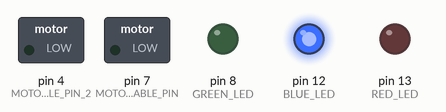
Simulated run of this sketch. Board: Arduino Uno, built with avr-gcc and run on an emulated ATmega328P. Parts: switched loads named in the sketch (green lamp = pin HIGH), output pins drawn as LEDs (lit = HIGH).

Above: at 0.5 s.
At 2.5 s:
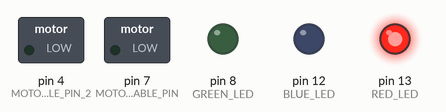
At 4.5 s:
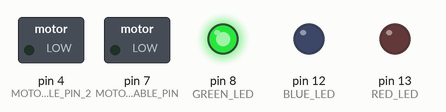
At 8.5 s:
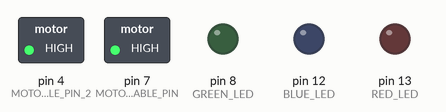
At 12.0 s:
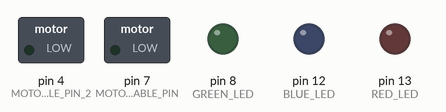
Timing chart, 0 to 16.9 s (numbered marks = the images above):
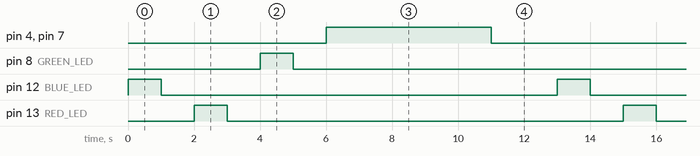

The sketch:

main.ino
```cpp
const int BLUE_LED = 12;
const int GREEN_LED = 8;
const int RED_LED = 13;
const int MOTOR_ENABLE_PIN = 7;
const int MOTOR_ENABLE_PIN_2 = 4;

void setup() {
  // put your setup code here, to run once:
  pinMode(BLUE_LED, OUTPUT);
  pinMode(GREEN_LED, OUTPUT);
  pinMode(RED_LED, OUTPUT);
  pinMode(MOTOR_ENABLE_PIN, OUTPUT);
  pinMode(MOTOR_ENABLE_PIN_2, OUTPUT);
}

void loop() {
  // put your main code here, to run repeatedly:
  digitalWrite(BLUE_LED, HIGH);
  delay(1000);
  digitalWrite(BLUE_LED, LOW);
  delay(1000);
  digitalWrite(RED_LED, HIGH);
  delay(1000);
  digitalWrite(RED_LED, LOW);
  delay(1000);
  digitalWrite(GREEN_LED, HIGH);
  delay(1000);
  digitalWrite(GREEN_LED, LOW);
  delay(1000);
  digitalWrite(MOTOR_ENABLE_PIN, HIGH);
  digitalWrite(MOTOR_ENABLE_PIN_2, HIGH);
  delay(5000);
  digitalWrite(MOTOR_ENABLE_PIN, LOW);
  digitalWrite(MOTOR_ENABLE_PIN_2, LOW);
  delay(2000);
}
```

Measured:
- by itself, pin 4 (MOTOR_ENABLE_PIN_2), pin 7 (MOTOR_ENABLE_PIN): alternates HIGH for 5.0 s and LOW for 8.0 s
- by itself, pin 8 (GREEN_LED), pin 12 (BLUE_LED), pin 13 (RED_LED): alternates HIGH for 1.0 s and LOW for 12.0 s
- by itself, everything shown: repeats every 13.0 s, in 8 steps
